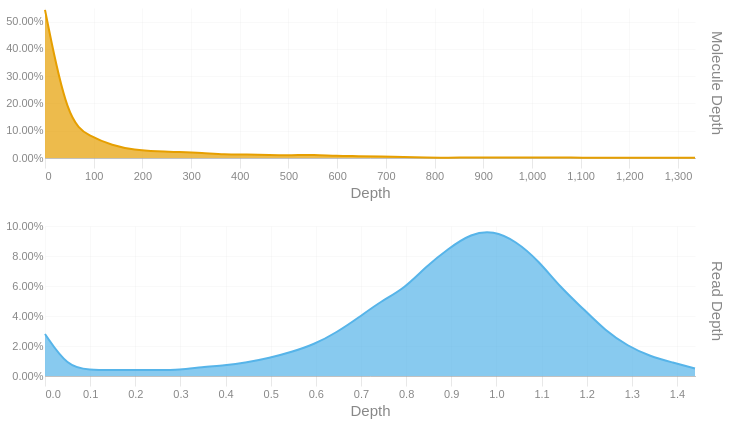

The cell this chart's notebook holds for it:
### Code cell
readdep = depth_hist(tb['Read Depth'], q99, 3)
readdep = readdep.with_columns(pl.lit('Read Depth').alias('Metric'))
if not SKIPLR:
    moldep = depth_hist(tb['Molecule Depth'], mol_q99, 1)
    moldep = moldep.with_columns(pl.lit('Molecule Depth').alias('Metric'))
    _hist = pl.concat([readdep, moldep])
    _hist = _hist.filter(pl.col('Proportion') != 0)
    with SafeRender(_hist):
        (
            alt.Chart(_hist)        
            .mark_area(interpolate = "basis")
            .encode(
                x=alt.X('Bin:Q').scale(domainMin=0).axis(alt.Axis(title='Depth')),
                y = alt.Y('Proportion:Q', title = None).axis(format = '.2%'),
                color = alt.Color('Metric:N').legend(None),
                row = alt.Row("Metric:N").header(title = None, labelOrient = 'right'),
                tooltip = [
                    alt.Tooltip("Metric:N", title = "Metric"),
                    alt.Tooltip('Interval:N', title = "Depth Interval"),
                    alt.Tooltip('Proportion:Q', title = "% Alignments").format('.2%')
                ]
            )
            .resolve_scale(x='independent', y='independent')
            .properties(
                height = 150, width = 650,
                usermeta={'embedOptions': {'downloadFileName': f'{samplename}.depth.hist'}}
            )
        ).display()
else:
    readdep = readdep.filter(pl.col('Proportion') != 0)
    with SafeRender(readdep):
        (
            alt.Chart(readdep)        
            .mark_area(interpolate = "basis")
            .encode(
                x=alt.X('Bin:Q').scale(domainMin=0).axis(alt.Axis(title='Depth')),
                y = alt.Y('Proportion:Q', title = None).axis(format = '.2%'),
                tooltip = [
                    alt.Tooltip('Interval:N', title = "Depth Interval"),
                    alt.Tooltip('Proportion:Q', title = "% Alignments").format('.2%')
                ]
            )
            .properties(
                usermeta={'embedOptions': {'downloadFileName': f'{samplename}.depth.hist'}}
            )
        ).display()

### Figure 1 — Vega-Lite specification as saved in the notebook (floating-point values rounded to 4 significant figures)
{"width": 650, "height": 150, "config": {"title": {"anchor": "start", "dy": -15, "fontSize": 18, "color": "#888888", "subtitleColor": "#888888", "subtitleFontSize": 14}, "arc": {"fill": "#0072B2"}, "axis": {"domainColor": "#888888", "domainWidth": 0.5, "gridWidth": 0.2, "grid": false, "titleFontWeight": 400, "titleFontSize": 15, "labelFontSize": 11, "labelColor": "#888888", "tickColor": "#888888", "tickWidth": 0.2, "titleColor": "#888888"}, "axisBand": {"grid": false}, "axisX": {"grid": true, "tickSize": 10, "domainCap": "round"}, "axisY": {"domain": false, "grid": true, "tickSize": 0, "domainCap": "round"}, "background": "transparent", "header": {"labelFontSize": 15, "labelColor": "#888888", "titleFontSize": 15, "titleFontWeight": 600, "titleColor": "#888888"}, "legend": {"labelFont": "sans-serif", "labelFontSize": 12, "labelColor": "#888888", "symbolSize": 100, "symbolType": "circle", "titleFontSize": 12, "titlePadding": 10, "titleColor": "#888888", "title": null}, "range": {"category": ["#E69F00", "#56B4E9", "#009E73", "#F0E442", "#0072B2", "#D55E00", "#CC79A7", "#000000"], "diverging": ["#cfe8f3", "#a2d4ec", "#73bfe2", "#46abdb", "#1696d2", "#12719e"]}, "area": {"fill": "#0072B2", "fillOpacity": 0.7, "line": true, "strokeOpacity": 0.7}, "line": {"color": "#0072B2", "stroke": "#0072B2", "strokeWidth": 2}, "trail": {"color": "#0072B2", "stroke": "#0072B2", "strokeWidth": 0, "size": 1}, "point": {"filled": true, "fillOpacity": 1.0, "size": 95}, "text": {"color": "#888888", "fontSize": 11, "align": "right", "fontWeight": 400, "size": 11}, "bar": {"fill": "#0072B2", "stroke": null}, "view": {"stroke": null, "continuousWidth": 660, "continuousHeight": 400}}, "data": {"name": "data-e941bf82f8c93d49b59c346dba276936"}, "mark": {"type": "area", "interpolate": "basis"}, "encoding": {"color": {"field": "Metric", "legend": null, "type": "nominal"}, "row": {"field": "Metric", "header": {"title": null, "labelOrient": "right"}, "type": "nominal"}, "tooltip": [{"field": "Metric", "title": "Metric", "type": "nominal"}, {"field": "Interval", "title": "Depth Interval", "type": "nominal"}, {"field": "Proportion", "format": ".2%", "title": "% Alignments", "type": "quantitative"}], "x": {"axis": {"title": "Depth"}, "field": "Bin", "scale": {"domainMin": 0}, "type": "quantitative"}, "y": {"axis": {"format": ".2%"}, "field": "Proportion", "title": null, "type": "quantitative"}}, "resolve": {"scale": {"x": "independent", "y": "independent"}}, "usermeta": {"embedOptions": {"downloadFileName": "S1_Annapolis_20.depth.hist"}}, "$schema": "https://vega.github.io/schema/vega-lite/v6.1.0.json", "datasets": {"data-e941bf82f8c93d49b59c346dba276936": [{"Bin": 0.0, "Interval": "0.0-0.05", "Proportion": 0.028, "Metric": "Read Depth"}, {"Bin": 0.05, "Interval": "0.05-0.099", "Proportion": 0.006, "Metric": "Read Depth"}, {"Bin": 0.099, "Interval": "0.099-0.149", "Proportion": 0.004, "Metric": "Read Depth"}, {"Bin": 0.149, "Interval": "0.149-0.199", "Proportion": 0.004, "Metric": "Read Depth"}, {"Bin": 0.199, "Interval": "0.199-0.248", "Proportion": 0.004, "Metric": "Read Depth"}, {"Bin": 0.248, "Interval": "0.248-0.298", "Proportion": 0.004, "Metric": "Read Depth"}, {"Bin": 0.298, "Interval": "0.298-0.348", "Proportion": 0.004, "Metric": "Read Depth"}, {"Bin": 0.348, "Interval": "0.348-0.397", "Proportion": 0.006, "Metric": "Read Depth"}, {"Bin": 0.397, "Interval": "0.397-0.447", "Proportion": 0.007, "Metric": "Read Depth"}, {"Bin": 0.447, "Interval": "0.447-0.497", "Proportion": 0.009, "Metric": "Read Depth"}, {"Bin": 0.497, "Interval": "0.497-0.546", "Proportion": 0.012, "Metric": "Read Depth"}, {"Bin": 0.546, "Interval": "0.546-0.596", "Proportion": 0.016, "Metric": "Read Depth"}, {"Bin": 0.596, "Interval": "0.596-0.646", "Proportion": 0.021, "Metric": "Read Depth"}, {"Bin": 0.646, "Interval": "0.646-0.695", "Proportion": 0.029, "Metric": "Read Depth"}, {"Bin": 0.695, "Interval": "0.695-0.745", "Proportion": 0.039, "Metric": "Read Depth"}, {"Bin": 0.745, "Interval": "0.745-0.795", "Proportion": 0.05, "Metric": "Read Depth"}, {"Bin": 0.795, "Interval": "0.795-0.844", "Proportion": 0.058, "Metric": "Read Depth"}, {"Bin": 0.844, "Interval": "0.844-0.894", "Proportion": 0.073, "Metric": "Read Depth"}, {"Bin": 0.894, "Interval": "0.894-0.944", "Proportion": 0.085, "Metric": "Read Depth"}, {"Bin": 0.944, "Interval": "0.944-0.993", "Proportion": 0.095, "Metric": "Read Depth"}, {"Bin": 0.993, "Interval": "0.993-1.043", "Proportion": 0.097, "Metric": "Read Depth"}, {"Bin": 1.043, "Interval": "1.043-1.093", "Proportion": 0.09, "Metric": "Read Depth"}, {"Bin": 1.093, "Interval": "1.093-1.142", "Proportion": 0.077, "Metric": "Read Depth"}, {"Bin": 1.142, "Interval": "1.142-1.192", "Proportion": 0.059, "Metric": "Read Depth"}, {"Bin": 1.192, "Interval": "1.192-1.242", "Proportion": 0.045, "Metric": "Read Depth"}, {"Bin": 1.242, "Interval": "1.242-1.291", "Proportion": 0.03, "Metric": "Read Depth"}, {"Bin": 1.291, "Interval": "1.291-1.341", "Proportion": 0.02, "Metric": "Read Depth"}, {"Bin": 1.341, "Interval": "1.341-1.391", "Proportion": 0.013, "Metric": "Read Depth"}, {"Bin": 1.391, "Interval": "1.391-1.44", "Proportion": 0.009, "Metric": "Read Depth"}, {"Bin": 1.44, "Interval": "1.44-1.49", "Proportion": 0.005, "Metric": "Read Depth"}, {"Bin": 0.0, "Interval": "0.0-46.0", "Proportion": 0.543, "Metric": "Molecule Depth"}, {"Bin": 46.0, "Interval": "46.0-92.1", "Proportion": 0.134, "Metric": "Molecule Depth"}, {"Bin": 92.1, "Interval": "92.1-138.1", "Proportion": 0.079, "Metric": "Molecule Depth"}, {"Bin": 138.1, "Interval": "138.1-184.1", "Proportion": 0.046, "Metric": "Molecule Depth"}, {"Bin": 184.1, "Interval": "184.1-230.1", "Proportion": 0.029, "Metric": "Molecule Depth"}, {"Bin": 230.1, "Interval": "230.1-276.2", "Proportion": 0.024, "Metric": "Molecule Depth"}, {"Bin": 276.2, "Interval": "276.2-322.2", "Proportion": 0.022, "Metric": "Molecule Depth"}, {"Bin": 322.2, "Interval": "322.2-368.2", "Proportion": 0.019, "Metric": "Molecule Depth"}, {"Bin": 368.2, "Interval": "368.2-414.3", "Proportion": 0.013, "Metric": "Molecule Depth"}, {"Bin": 414.3, "Interval": "414.3-460.3", "Proportion": 0.013, "Metric": "Molecule Depth"}, {"Bin": 460.3, "Interval": "460.3-506.3", "Proportion": 0.011, "Metric": "Molecule Depth"}, {"Bin": 506.3, "Interval": "506.3-552.4", "Proportion": 0.01, "Metric": "Molecule Depth"}, {"Bin": 552.4, "Interval": "552.4-598.4", "Proportion": 0.012, "Metric": "Molecule Depth"}, {"Bin": 598.4, "Interval": "598.4-644.4", "Proportion": 0.007, "Metric": "Molecule Depth"}, {"Bin": 644.4, "Interval": "644.4-690.4", "Proportion": 0.007, "Metric": "Molecule Depth"}, {"Bin": 690.4, "Interval": "690.4-736.5", "Proportion": 0.005, "Metric": "Molecule Depth"}, {"Bin": 736.5, "Interval": "736.5-782.5", "Proportion": 0.004, "Metric": "Molecule Depth"}, {"Bin": 782.5, "Interval": "782.5-828.5", "Proportion": 0.001, "Metric": "Molecule Depth"}, {"Bin": 828.5, "Interval": "828.5-874.6", "Proportion": 0.001, "Metric": "Molecule Depth"}, {"Bin": 874.6, "Interval": "874.6-920.6", "Proportion": 0.002, "Metric": "Molecule Depth"}, {"Bin": 920.6, "Interval": "920.6-966.6", "Proportion": 0.002, "Metric": "Molecule Depth"}, {"Bin": 966.6, "Interval": "966.6-1012.7", "Proportion": 0.002, "Metric": "Molecule Depth"}, {"Bin": 1013.0, "Interval": "1012.7-1058.7", "Proportion": 0.002, "Metric": "Molecule Depth"}, {"Bin": 1059.0, "Interval": "1058.7-1104.7", "Proportion": 0.002, "Metric": "Molecule Depth"}, {"Bin": 1105.0, "Interval": "1104.7-1150.7", "Proportion": 0.001, "Metric": "Molecule Depth"}, {"Bin": 1151.0, "Interval": "1150.7-1196.8", "Proportion": 0.001, "Metric": "Molecule Depth"}, {"Bin": 1197.0, "Interval": "1196.8-1242.8", "Proportion": 0.001, "Metric": "Molecule Depth"}, {"Bin": 1243.0, "Interval": "1242.8-1288.8", "Proportion": 0.001, "Metric": "Molecule Depth"}, {"Bin": 1289.0, "Interval": "1288.8-1334.9", "Proportion": 0.001, "Metric": "Molecule Depth"}, {"Bin": 1335.0, "Interval": "1334.9-1380.89", "Proportion": 0.001, "Metric": "Molecule Depth"}]}}
